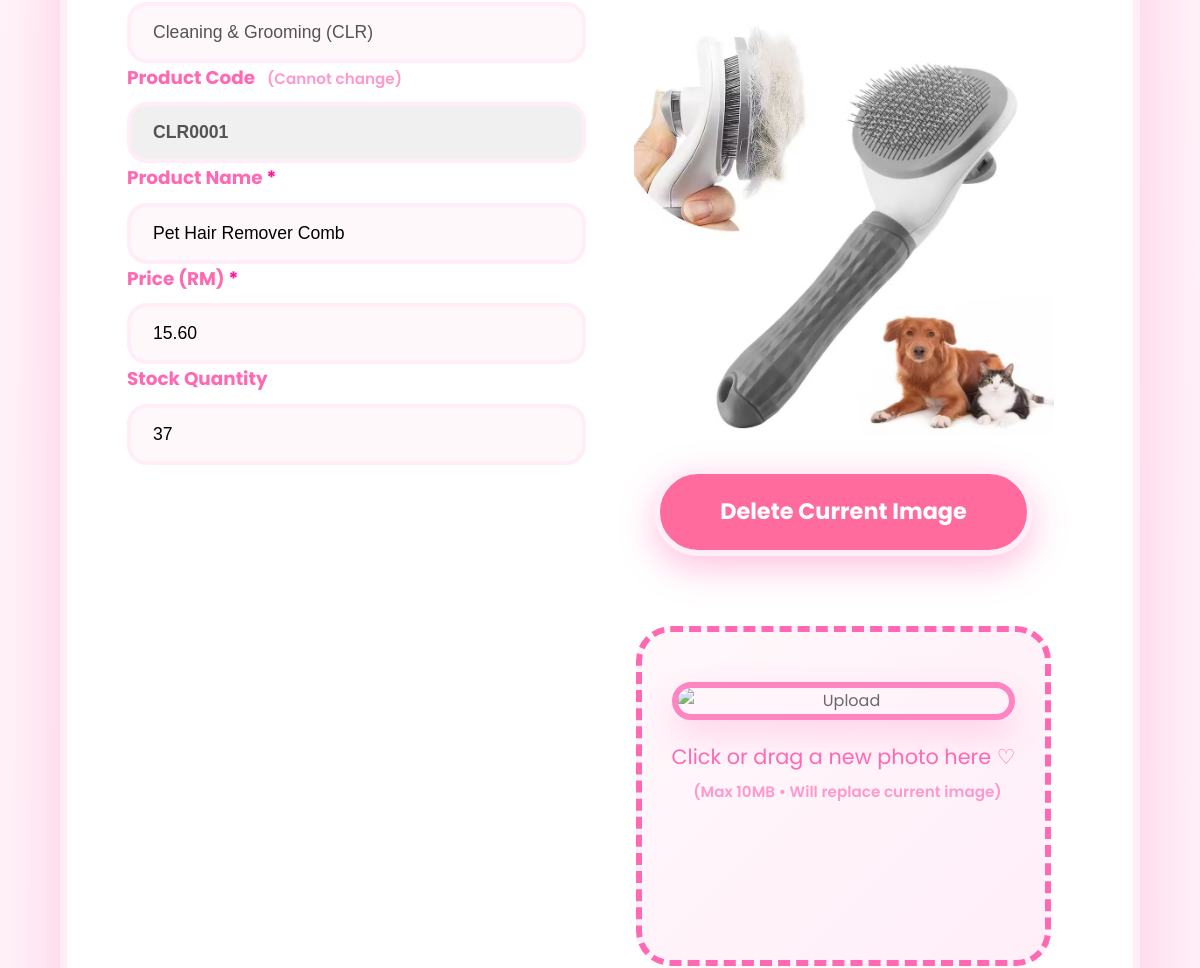
/admin/product_edit.php?id=95 (signed in, middle part), run on an earlier commit of the app's database.
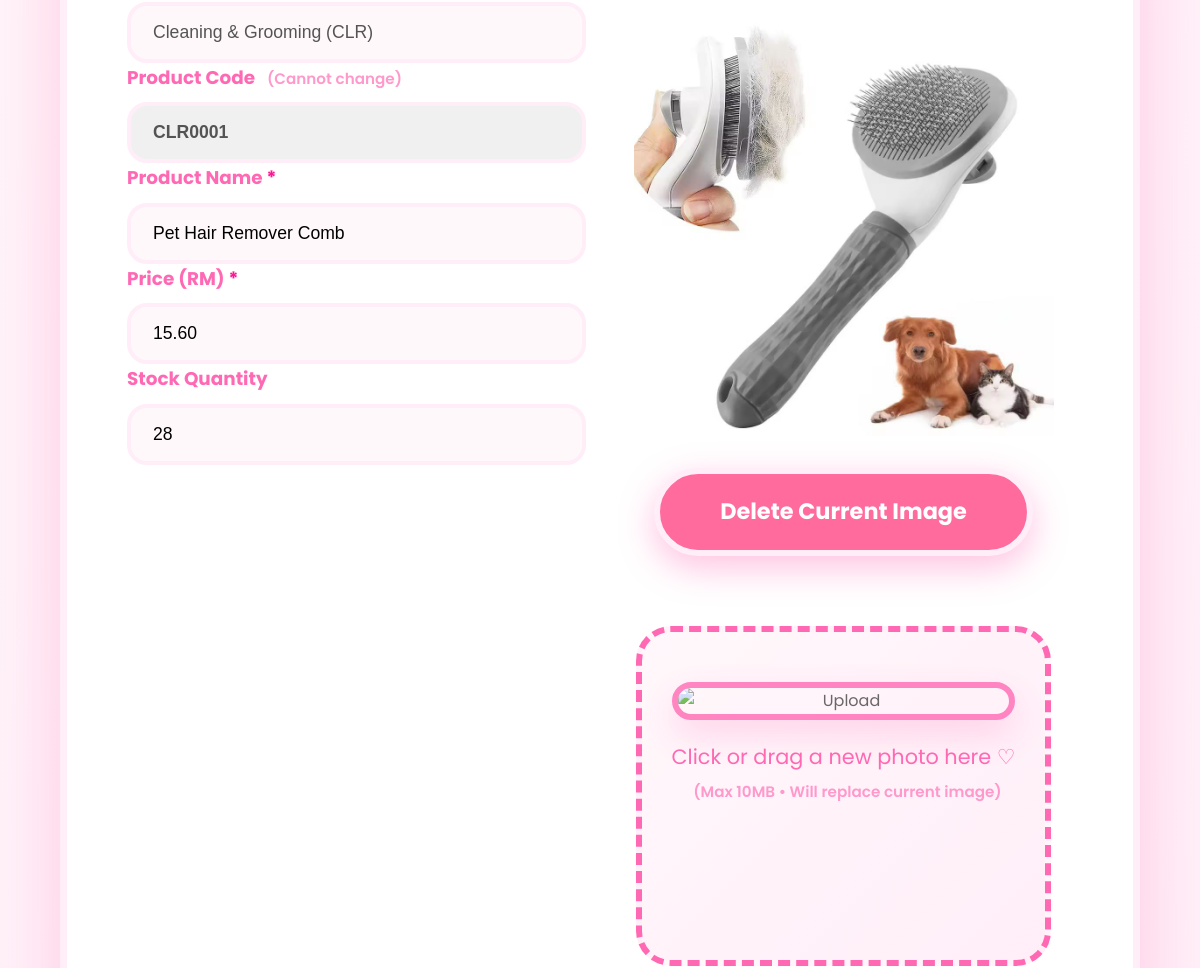
And on a later commit of the database.
### tables this page shows
CREATE TABLE `product` (
  `product_id` int(11) NOT NULL,
  `product_code` varchar(20) NOT NULL,
  `product_name` varchar(200) NOT NULL,
  `description` text DEFAULT NULL,
  `price` decimal(10,2) NOT NULL,
  `stock_quantity` int(11) DEFAULT 0,
  `category_id` int(11) NOT NULL,
  `is_active` tinyint(1) DEFAULT 1,
  `created_at` datetime DEFAULT current_timestamp(),
  `updated_at` datetime DEFAULT current_timestamp() ON UPDATE current_timestamp(),
  `photo_name` varchar(255) NOT NULL
);

CREATE TABLE `category` (
  `category_id` int(11) NOT NULL,
  `category_code` varchar(10) NOT NULL,
  `category_name` varchar(100) NOT NULL,
  `description` text DEFAULT NULL,
  `created_at` datetime DEFAULT current_timestamp()
);

### _base.php (called while the page is built, shortened)
<?php
function get($key, $value = null) {
    $value = $_GET[$key] ?? $value;
    return is_array($value) ? array_map('trim', $value) : trim($value);
}
function encode($value) {
    return htmlentities($value);
}
?>

### admin/product_edit.php (the view, shortened to what this page needs)
<?php
require '../_base.php';
$id = get('id');
$stmt = $_db->prepare("SELECT p.*, c.category_name, c.category_code
                       FROM product p
                       LEFT JOIN category c ON p.category_id = c.category_id
                       WHERE p.product_id = ?");
$stmt->execute([$id]);
$product = $stmt->fetch(PDO::FETCH_OBJ);
include '../_head.php';
?>
<div class="product-edit-container">
<div class="container">
    <form method="post" enctype="multipart/form-data">
        <div class="form-grid">
    <div>
        <input type="text" value="<?= ($product->category_name ?? 'Uncategorized') ?> (<?= ($product->category_code) ?>)" disabled>
        <label>Product Code <small>(Cannot change)</small></label>
        <input type="text" value="<?= ($product->product_code) ?>" disabled style="background:#f0f0f0; font-weight:bold;">
        <label>Product Name <span class="req">*</span></label>
        <input type="text" name="product_name" value="<?= ($product->product_name) ?>" required>
        <label>Price (RM) <span class="req">*</span></label>
        <input type="number" step="0.01" name="price" value="<?= $product->price ?>" required>
        <label>Stock Quantity</label>
        <input type="number" name="stock_quantity" value="<?= $product->stock_quantity ?>" min="0">
    </div>
    <div class="image-column" style="display: flex; flex-direction: column; align-items: center; gap: 40px;">
        <?php if ($product->photo_name): ?>
        <div class="current-image-section" style="text-align:center;">
            <img src="../admin/uploads/products/<?= encode($product->photo_name) ?>"
                 alt="Current product image"
                 class="product-preview-img"
                 style="max-width:100%; max-height:420px; object-fit:contain;">
            <div style="margin-top:25px;">
                <a href="?id=<?= $id ?>&delete_photo=1"
                  class="btn-primary"
                   style="padding:12px 30px; background:#ff6b9d; font-size:1.1rem"
                   onclick="return confirm('Permanently delete this image? Cannot undo ♡');">
                    Delete Current Image
                </a>
            </div>
        </div>
        <?php endif; ?>
        <div id="dropzone-upload" class="dropzone-pink" style="max-width:500px;">
            <div id="placeholder" class="preview-placeholder">
                <img src="/public/images/photo.jpg" alt="Upload" class="product-preview-img">
                <p style="margin-top:20px; font-size:1.3rem; color:#ff69b4;">
                    Click or drag a new photo here ♡<br>
                    <small>(Max 10MB • Will replace current image)</small>
                </p>
            </div>
        </div>
    </div>
</div>
    </form>
</div>

What changed in the data, as far as the page shows it:
changed product "CLR0001": stock_quantity "37" → "28"
